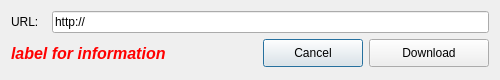
<?xml version="1.0" encoding="UTF-8"?>
<ui version="4.0">
 <class>UrlDialog</class>
 <widget class="QDialog" name="UrlDialog">
  <property name="geometry">
   <rect>
    <x>0</x>
    <y>0</y>
    <width>500</width>
    <height>80</height>
   </rect>
  </property>
  <property name="minimumSize">
   <size>
    <width>300</width>
    <height>80</height>
   </size>
  </property>
  <property name="windowTitle">
   <string>Open URL</string>
  </property>
  <property name="windowIcon">
   <iconset resource="../silenteye.qrc">
    <normaloff>:/menu/img/download.png</normaloff>:/menu/img/download.png</iconset>
  </property>
  <layout class="QGridLayout" name="gridLayout">
   <item row="0" column="0">
    <widget class="QLabel" name="urlLabel">
     <property name="maximumSize">
      <size>
       <width>35</width>
       <height>20</height>
      </size>
     </property>
     <property name="text">
      <string>URL:</string>
     </property>
    </widget>
   </item>
   <item row="0" column="1" colspan="4">
    <widget class="QLineEdit" name="urlLineEdit">
     <property name="text">
      <string>http://</string>
     </property>
    </widget>
   </item>
   <item row="1" column="0" colspan="2">
    <widget class="QLabel" name="statusLabel">
     <property name="palette">
      <palette>
       <active>
        <colorrole role="WindowText">
         <brush brushstyle="SolidPattern">
          <color alpha="255">
           <red>255</red>
           <green>0</green>
           <blue>0</blue>
          </color>
         </brush>
        </colorrole>
        <colorrole role="Text">
         <brush brushstyle="SolidPattern">
          <color alpha="255">
           <red>255</red>
           <green>0</green>
           <blue>0</blue>
          </color>
         </brush>
        </colorrole>
        <colorrole role="ButtonText">
         <brush brushstyle="SolidPattern">
          <color alpha="255">
           <red>255</red>
           <green>0</green>
           <blue>0</blue>
          </color>
         </brush>
        </colorrole>
       </active>
       <inactive>
        <colorrole role="WindowText">
         <brush brushstyle="SolidPattern">
          <color alpha="255">
           <red>255</red>
           <green>0</green>
           <blue>0</blue>
          </color>
         </brush>
        </colorrole>
        <colorrole role="Text">
         <brush brushstyle="SolidPattern">
          <color alpha="255">
           <red>255</red>
           <green>0</green>
           <blue>0</blue>
          </color>
         </brush>
        </colorrole>
        <colorrole role="ButtonText">
         <brush brushstyle="SolidPattern">
          <color alpha="255">
           <red>255</red>
           <green>0</green>
           <blue>0</blue>
          </color>
         </brush>
        </colorrole>
       </inactive>
       <disabled>
        <colorrole role="WindowText">
         <brush brushstyle="SolidPattern">
          <color alpha="255">
           <red>255</red>
           <green>0</green>
           <blue>0</blue>
          </color>
         </brush>
        </colorrole>
        <colorrole role="Text">
         <brush brushstyle="SolidPattern">
          <color alpha="255">
           <red>255</red>
           <green>0</green>
           <blue>0</blue>
          </color>
         </brush>
        </colorrole>
        <colorrole role="ButtonText">
         <brush brushstyle="SolidPattern">
          <color alpha="255">
           <red>255</red>
           <green>0</green>
           <blue>0</blue>
          </color>
         </brush>
        </colorrole>
       </disabled>
      </palette>
     </property>
     <property name="font">
      <font>
       <pointsize>12</pointsize>
       <weight>75</weight>
       <italic>true</italic>
       <bold>true</bold>
      </font>
     </property>
     <property name="styleSheet">
      <string notr="true">color: red</string>
     </property>
     <property name="text">
      <string>label for information</string>
     </property>
    </widget>
   </item>
   <item row="1" column="2">
    <spacer name="horizontalSpacer">
     <property name="orientation">
      <enum>Qt::Horizontal</enum>
     </property>
     <property name="sizeHint" stdset="0">
      <size>
       <width>67</width>
       <height>20</height>
      </size>
     </property>
    </spacer>
   </item>
   <item row="1" column="3">
    <widget class="QPushButton" name="cancelButton">
     <property name="minimumSize">
      <size>
       <width>100</width>
       <height>28</height>
      </size>
     </property>
     <property name="maximumSize">
      <size>
       <width>100</width>
       <height>28</height>
      </size>
     </property>
     <property name="text">
      <string>Cancel</string>
     </property>
     <property name="icon">
      <iconset resource="../silenteye.qrc">
       <normaloff>:/buttons/img/cancel.png</normaloff>:/buttons/img/cancel.png</iconset>
     </property>
    </widget>
   </item>
   <item row="1" column="4">
    <widget class="QPushButton" name="downloadButton">
     <property name="minimumSize">
      <size>
       <width>120</width>
       <height>28</height>
      </size>
     </property>
     <property name="maximumSize">
      <size>
       <width>120</width>
       <height>28</height>
      </size>
     </property>
     <property name="text">
      <string>Download</string>
     </property>
     <property name="icon">
      <iconset resource="../silenteye.qrc">
       <normaloff>:/menu/img/download.png</normaloff>:/menu/img/download.png</iconset>
     </property>
    </widget>
   </item>
  </layout>
 </widget>
 <tabstops>
  <tabstop>urlLineEdit</tabstop>
  <tabstop>downloadButton</tabstop>
  <tabstop>cancelButton</tabstop>
 </tabstops>
 <resources>
  <include location="../silenteye.qrc"/>
 </resources>
 <connections>
  <connection>
   <sender>cancelButton</sender>
   <signal>clicked()</signal>
   <receiver>UrlDialog</receiver>
   <slot>reject()</slot>
   <hints>
    <hint type="sourcelabel">
     <x>253</x>
     <y>59</y>
    </hint>
    <hint type="destinationlabel">
     <x>199</x>
     <y>41</y>
    </hint>
   </hints>
  </connection>
 </connections>
</ui>
